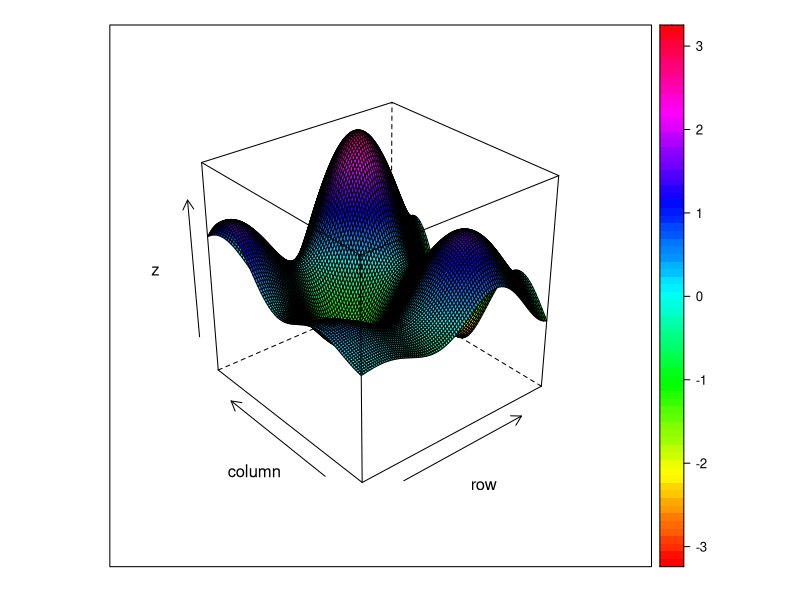
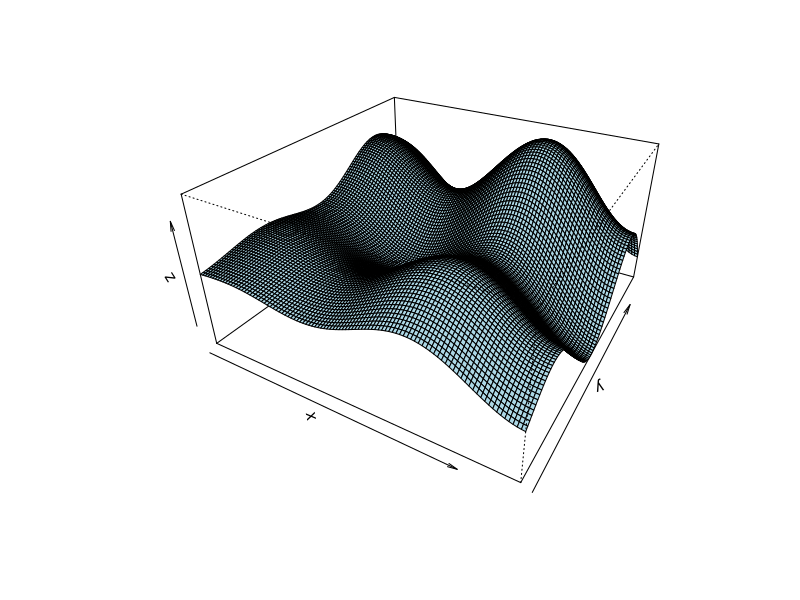
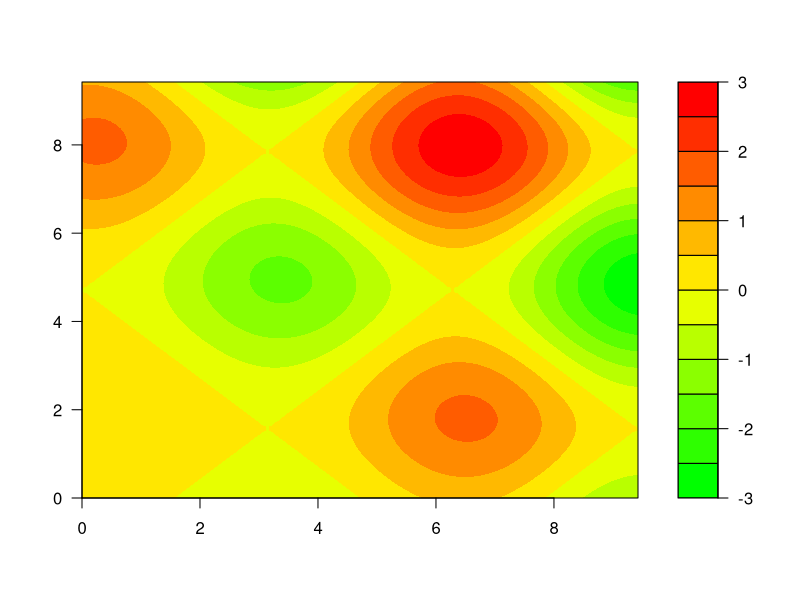
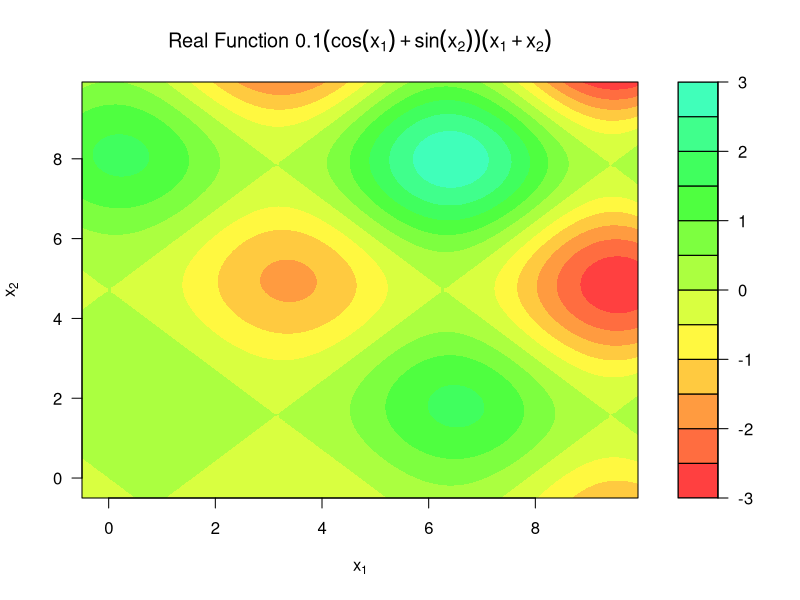

Write R code to recreate these figures, in order. (Note: this script raises an error after producing the figures.)
minmaxfun = function(x){
  return(0.1*(cos(x[1])+sin(x[2]))*(x[1]+x[2]))
}
minmaxfunforlooks = function(x,y){
  return(0.1*(cos(x)+sin(y))*(x+y))
}
x <- seq(0, 3*pi, length= 100)
y <- x
z <- outer(x, y, minmaxfunforlooks)
z[is.na(z)] <- 1

require(lattice)
wireframe(z, drape=T, col.regions=rainbow(100))
op <- par(bg = "white")
persp(x, y, z, theta = 30, phi = 30, expand = 0.5, col = "lightblue")

filled.contour(x,y,z,
               color.palette = colorRampPalette(c('green','yellow','red')))

sequemminmax.2 = expand.grid(x=seq(-0.5,(3*pi)+0.5,length.out=100),
                             y=seq(-0.5,(3*pi)+0.5,length.out=100))
sequemfminmax = mapply(minmaxfun,as.data.frame(t(sequemminmax.2)))
sequemfminmaxmat = matrix(sequemfminmax,100)
filled.contour(x = seq(-0.5,(3*pi)+0.5,length.out=100),
               y = seq(-0.5,(3*pi)+0.5,length.out=100), 
               z = sequemfminmaxmat,
               col = rainbow(25,alpha=0.75),
               plot.title = title(main = expression(paste("Real Function ", 0.1*(cos(x[1])+sin(x[2]))*(x[1]+x[2]))),
                                  xlab = expression(x[1]), 
                                  ylab = expression(x[2])))
#################################################################################

emumaxminfun = function(B0,sigmau,theta,points){
  a = points
  D = as.vector(mapply(minmaxfun,as.data.frame(t(a))))
  exf = B0
  varf = sigmau^2
  eD = rep(exf,length.out = length(D))
  b = as.matrix(dist(a,diag=TRUE))
  varD = (sigmau^2)*exp(-(b^2)/(theta^2))
  varDw = varD*(1-(10^(-6))) + (10^(-6))*diag(length(points[,1]))
  covfD = function(x){
    g = mapply(covfun2d,as.data.frame(t(a)),
               MoreArgs = list(x=x,su=varf,t=theta))
    return(as.vector(g)*(1-(10^(-6))))
  }
  covDf = function(x){
    i2 = mapply(covfun2d,as.data.frame(t(a)),
                MoreArgs = list(y=x,su=varf,t=theta))
    return(as.vector(i2)*(1-(10^(-6))))
  }
  ju = cbind(D,eD)
  sub = ju[,1]-ju[,2]
  svarD = solve(varDw)
  eDf = function(x){
    h = exf + covfD(x)%*%svarD%*%(sub)
    return(as.vector(h))
  }
  varDf = function(x){
    j = varf - covfD(x)%*%svarD%*%covDf(x)
    return(j)
  }
  sequem = expand.grid(x=seq(-0.5,(3*pi)+0.5,length.out=40),
                       y=seq(-0.5,(3*pi)+0.5,length.out=40))
  sequem2 = mapply(eDf,as.data.frame(t(sequem)))
  sequem3 = mapply(varDf,as.data.frame(t(sequem)))
  sequem2mat = matrix(sequem2,40)
  sequem3mat = matrix(sequem3,40)
  return(list(sequem,sequem2mat,sequem3mat,a,D))
}

minmaxrun1 = emumaxminfun(0,1.8,3,minmaxpoints)
filled.contour(x = seq(-0.5,(3*pi)+0.5,length.out=40),
               y = seq(-0.5,(3*pi)+0.5,length.out=40), 
               z = minmaxrun1[[2]],
               col = rainbow(30,alpha=0.75),
               plot.axes = {axis(1,seq(from=0,to=9,by=2))
                 axis(2,seq(from=0,to=9,by=2))
                 points(minmaxpoints,col="black",pch=19)},
               plot.title = title(main = expression(paste("Emulator Expectation for ",beta[0]==0,", ",sigma[u]==0.6,", ",theta==1.85)),
                                  xlab = expression(x[1]), ylab = expression(x[2])))
filled.contour(x = seq(-0.5,(3*pi)+0.5,length.out=40),
               y = seq(-0.5,(3*pi)+0.5,length.out=40), 
               z = sqrt(minmaxrun1[[3]]),
               col = rainbow(25,alpha=0.95),
               plot.axes = {axis(1,seq(from=0,to=9,by=2))
                 axis(2,seq(from=0,to=9,by=2))
                 points(minmaxpoints,col="black",pch=19)},
               plot.title = title(main = "Emulator Standard Deviation",
                                  xlab = expression(x[1]), ylab = expression(x[2])))
expectedimprovement2Dminmax = function(x,B0,sigmau,theta,points){
  a = points
  D = as.vector(mapply(minmaxfun,as.data.frame(t(a))))
  curmax = max(D)
  exf = B0
  varf = sigmau^2
  eD = rep(exf,length.out = length(D))
  b = as.matrix(dist(a,diag=TRUE))
  varD = (sigmau^2)*exp(-(b^2)/(theta^2))
  varDw = varD*(1-(10^(-6))) + (10^(-6))*diag(length(points[,1]))
  covfD = function(x){
    g = mapply(covfun2d,as.data.frame(t(a)),
               MoreArgs = list(x=x,su=varf,t=theta))
    return(as.vector(g)*(1-(10^(-6))))
  }
  covDf = function(x){
    i2 = mapply(covfun2d,as.data.frame(t(a)),
                MoreArgs = list(y=x,su=varf,t=theta))
    return(as.vector(i2)*(1-(10^(-6))))
  }
  ju = cbind(D,eD)
  sub = ju[,1]-ju[,2]
  svarD = solve(varDw)
  eDf = function(x){
    h = exf + covfD(x)%*%svarD%*%(sub)
    return(as.vector(h))
  }
  varDf = function(x){
    j = varf - covfD(x)%*%svarD%*%covDf(x)
    return(j)
  }
  mu = eDf(x)
  var = varDf(x)
  if(var==0){
    accfun=0
  }
  else{
    z = (mu-curmax)/sqrt(var)
    accfun = (mu-curmax)*pnorm(z) + sqrt(var)*dnorm(z)
  }
  return(as.vector(-accfun))
}

sequemminmax = expand.grid(x=seq(-0.5,(3*pi)+0.5,length.out=40),
                           y=seq(-0.5,(3*pi)+0.5,length.out=40))
sequemaccminmax = mapply(expectedimprovement2Dminmax,as.data.frame(t(sequemminmax)),MoreArgs = list(B0=0,sigmau=1.8,theta=3,points=minmaxpoints))
sequemaccmatminmax = matrix(sequemaccminmax,40)
filled.contour(x = seq(-0.5,(3*pi)+0.5,length.out=40),
               y = seq(-0.5,(3*pi)+0.5,length.out=40), 
               z = -sequemaccmatminmax,
               col = topo.colors(28,alpha=1.0),
               plot.title = title(main = expression(paste("Expected Improvement for Emulator with ",beta[0]==0,", ",sigma[u]==2.5,", ",theta==1.875)),
                                  xlab = expression(x[1]), ylab = expression(x[2])),
               plot.axes = {axis(1,seq(from=0,to=9,by=1))
                 axis(2,seq(from=0,to=9,by=1))
                 points(minmaxpoints,col="black",pch=19)})
startpointminmax = sequemminmax[which(sequemaccminmax==min(sequemaccminmax)),]
startpointminmax
possnewmaxminmax = optim(startpointminmax,expectedimprovement2Dminmax,B0=0,sigmau=1.85,theta=3,points=minmaxpoints,method="L-BFGS-B",lower=rep(-0.5,2),upper=rep((3*pi)+0.5,2))
possnewmaxminmax
filled.contour(x = seq(-0.5,(3*pi)+0.5,length.out=40),
               y = seq(-0.5,(3*pi)+0.5,length.out=40), 
               z = -sequemaccmatminmax,
               col = topo.colors(28,alpha=1.0),
               plot.title = title(main = expression(paste("Expected Improvement for Emulator with ",beta[0]==0,", ",sigma[u]==0.6,", ",theta==1.85)),
                                  xlab = expression(x[1]), ylab = expression(x[2])),
               plot.axes = {axis(1,seq(from=0,to=9,by=1))
                 axis(2,seq(from=0,to=9,by=1))
                 points(minmaxpoints,col="black",pch=19)
                 points(matrix(possnewmaxminmax$par,nrow=1,ncol=2),col="black",pch=4)})
newminmaxpoints = rbind(minmaxpoints,possnewmaxminmax$par)
newminmaxpoints
minmaxrun2 = emumaxminfun(0,1.8,3,newminmaxpoints)
filled.contour(x = seq(-0.5,(3*pi)+0.5,length.out=40),
               y = seq(-0.5,(3*pi)+0.5,length.out=40), 
               z = minmaxrun2[[2]],
               col = rainbow(30,alpha=0.75),
               plot.title = title(main = expression(paste("Emulator Expectation for ",beta[0]==0,", ",sigma[u]==0.6,", ",theta==1.85)),
                                  xlab = expression(x[1]), ylab = expression(x[2])))
filled.contour(x = seq(-0.5,(3*pi)+0.5,length.out=40),
               y = seq(-0.5,(3*pi)+0.5,length.out=40), 
               z = sqrt(minmaxrun2[[3]]),
               col = rainbow(25,alpha=0.95),
               plot.axes = {axis(1,seq(from=0,to=15,by=2))
                 axis(2,seq(from=0,to=15,by=2))
                 points(newminmaxpoints,col="black",pch=19)},
               plot.title = title(main = "Emulator Standard Deviation",
                                  xlab = expression(x[1]), ylab = expression(x[2])))
sequemaccminmax.2 = mapply(expectedimprovement2Dminmax,as.data.frame(t(sequemminmax)),MoreArgs = list(B0=0,sigmau=1.8,theta=3,points=newminmaxpoints))
sequemaccmatminmax.2 = matrix(sequemaccminmax.2,40)
filled.contour(x = seq(-0.5,(3*pi)+0.5,length.out=40),
               y = seq(-0.5,(3*pi)+0.5,length.out=40), 
               z = -sequemaccmatminmax.2,
               col = topo.colors(25,alpha=1.0),
               plot.title = title(main = expression(paste("Expected Improvement for Emulator with ",beta[0]==0,", ",sigma[u]==0.6,", ",theta==1.85)),
                                  xlab = expression(x[1]), ylab = expression(x[2])),
               plot.axes = {axis(1,seq(from=0,to=15,by=2))
                 axis(2,seq(from=0,to=15,by=2))
                 points(newminmaxpoints,col="black",pch=19)})
startpointminmax.2 = sequemminmax[which(sequemaccminmax.2==min(sequemaccminmax.2)),]
startpointminmax.2
possnewmaxminmax.2 = optim(startpointminmax.2,expectedimprovement2Dminmax,B0=0,sigmau=1.8,theta=3,points=newminmaxpoints,method="L-BFGS-B",lower=rep(-0.5,2),upper=rep((3*pi)+0.5,2))
possnewmaxminmax.2
filled.contour(x = seq(-0.5,(3*pi)+0.5,length.out=40),
               y = seq(-0.5,(3*pi)+0.5,length.out=40), 
               z = -sequemaccmatminmax.2,
               col = topo.colors(25,alpha=1.0),
               plot.title = title(main = expression(paste("Expected Improvement for Emulator with ",beta[0]==0,", ",sigma[u]==0.6,", ",theta==1.85)),
                                  xlab = expression(x[1]), ylab = expression(x[2])),
               plot.axes = {axis(1,seq(from=0,to=15,by=2))
                 axis(2,seq(from=0,to=15,by=2))
                 points(newminmaxpoints,col="black",pch=19)
                 points(matrix(possnewmaxminmax.2$par,nrow=1,ncol=2),col="black",pch=4)})
newminmaxpoints.2 = rbind(newminmaxpoints,possnewmaxminmax.2$par)
newminmaxpoints.2
minmaxrun3 = emumaxminfun(0,1.8,3,newminmaxpoints.2)
filled.contour(x = seq(-0.5,(3*pi)+0.5,length.out=40),
               y = seq(-0.5,(3*pi)+0.5,length.out=40), 
               z = minmaxrun3[[2]],
               col = rainbow(30,alpha=0.75),
               plot.title = title(main = expression(paste("Emulator Expectation for ",beta[0]==0,", ",sigma[u]==0.6,", ",theta==1.85)),
                                  xlab = expression(x[1]), ylab = expression(x[2])))
filled.contour(x = seq(-0.5,(3*pi)+0.5,length.out=40),
               y = seq(-0.5,(3*pi)+0.5,length.out=40), 
               z = sqrt(minmaxrun3[[3]]),
               col = rainbow(25,alpha=0.95),
               plot.axes = {axis(1,seq(from=0,to=15,by=2))
                 axis(2,seq(from=0,to=15,by=2))
                 points(newminmaxpoints.2,col="black",pch=19)},
               plot.title = title(main = "Emulator Standard Deviation",
                                  xlab = expression(x[1]), ylab = expression(x[2])))
sequemaccminmax.3 = mapply(expectedimprovement2Dminmax,as.data.frame(t(sequemminmax)),MoreArgs = list(B0=0,sigmau=1.8,theta=3,points=newminmaxpoints.2))
sequemaccmatminmax.3 = matrix(sequemaccminmax.3,40)
filled.contour(x = seq(-0.5,(3*pi)+0.5,length.out=40),
               y = seq(-0.5,(3*pi)+0.5,length.out=40), 
               z = -sequemaccmatminmax.3,
               col = topo.colors(27,alpha=1.0),
               plot.title = title(main = expression(paste("Expected Improvement for Emulator with ",beta[0]==0,", ",sigma[u]==0.6,", ",theta==1.85)),
                                  xlab = expression(x[1]), ylab = expression(x[2])),
               plot.axes = {axis(1,seq(from=0,to=15,by=2))
                 axis(2,seq(from=0,to=15,by=2))
                 points(newminmaxpoints.2,col="black",pch=19)})
startpointminmax.3 = sequemminmax[which(sequemaccminmax.3==min(sequemaccminmax.3)),]
startpointminmax.3
possnewmaxminmax.3 = optim(startpointminmax.3,expectedimprovement2Dminmax,B0=0,sigmau=1.8,theta=3,points=newminmaxpoints.2,method="L-BFGS-B",lower=rep(-0.5,2),upper=rep((3*pi)+0.5,2))
possnewmaxminmax.3
filled.contour(x = seq(-0.5,(3*pi)+0.5,length.out=40),
               y = seq(-0.5,(3*pi)+0.5,length.out=40), 
               z = -sequemaccmatminmax.3,
               col = topo.colors(27,alpha=1.0),
               plot.title = title(main = expression(paste("Expected Improvement for Emulator with ",beta[0]==0,", ",sigma[u]==2.5,", ",theta==1.875)),
                                  xlab = expression(x[1]), ylab = expression(x[2])),
               plot.axes = {axis(1,seq(from=0,to=15,by=2))
                 axis(2,seq(from=0,to=15,by=2))
                 points(newminmaxpoints.2,col="black",pch=19)
                 points(matrix(possnewmaxminmax.3$par,nrow=1,ncol=2),col="black",pch=4)})
newminmaxpoints.3 = rbind(newminmaxpoints.2,possnewmaxminmax.3$par)
newminmaxpoints.3
minmaxrun4 = emumaxminfun(0,1.8,3,newminmaxpoints.3)
filled.contour(x = seq(-0.5,(3*pi)+0.5,length.out=40),
               y = seq(-0.5,(3*pi)+0.5,length.out=40), 
               z = minmaxrun4[[2]],
               col = rainbow(30,alpha=0.75),
               plot.title = title(main = expression(paste("Emulator Expectation for ",beta[0]==0,", ",sigma[u]==0.6,", ",theta==1.85)),
                                  xlab = expression(x[1]), ylab = expression(x[2])))
filled.contour(x = seq(-0.5,(3*pi)+0.5,length.out=40),
               y = seq(-0.5,(3*pi)+0.5,length.out=40), 
               z = sqrt(minmaxrun4[[3]]),
               col = rainbow(25,alpha=0.95),
               plot.axes = {axis(1,seq(from=0,to=15,by=2))
                 axis(2,seq(from=0,to=15,by=2))
                 points(newminmaxpoints.3,col="black",pch=19)},
               plot.title = title(main = "Emulator Standard Deviation",
                                  xlab = expression(x[1]), ylab = expression(x[2])))
sequemaccminmax.4 = mapply(expectedimprovement2Dminmax,as.data.frame(t(sequemminmax)),MoreArgs = list(B0=0,sigmau=1.8,theta=3,points=newminmaxpoints.3))
sequemaccmatminmax.4 = matrix(sequemaccminmax.4,40)
filled.contour(x = seq(-0.5,(3*pi)+0.5,length.out=40),
               y = seq(-0.5,(3*pi)+0.5,length.out=40), 
               z = -sequemaccmatminmax.4,
               col = topo.colors(27,alpha=1.0),
               plot.title = title(main = expression(paste("Expected Improvement for Emulator with ",beta[0]==0,", ",sigma[u]==0.6,", ",theta==1.85)),
                                  xlab = expression(x[1]), ylab = expression(x[2])),
               plot.axes = {axis(1,seq(from=0,to=15,by=2))
                 axis(2,seq(from=0,to=15,by=2))
                 points(newminmaxpoints.3,col="black",pch=19)})
##################################################################################

expectedimprovement2DMC4 = function(x,B0,sigmau,theta,points){
  a = points
  D = as.vector(mapply(minmaxfun,as.data.frame(t(a))))
  curmax = max(D)
  exf = B0
  varf = sigmau^2
  eD = rep(exf,length.out = length(D))
  b = as.matrix(dist(a,diag=TRUE))
  varD = (sigmau^2)*exp(-(b^2)/(theta^2))
  varDw = varD*(1-(10^(-6))) + (10^(-6))*diag(length(points[,1]))
  covfD = function(x){
    g = mapply(covfun2d,as.data.frame(t(a)),
               MoreArgs = list(x=x,su=varf,t=theta))
    return(as.vector(g)*(1-(10^(-6))))
  }
  covDf = function(x){
    i2 = mapply(covfun2d,as.data.frame(t(a)),
                MoreArgs = list(y=x,su=varf,t=theta))
    return(as.vector(i2)*(1-(10^(-6))))
  }
  ju = cbind(D,eD)
  sub = ju[,1]-ju[,2]
  svarD = solve(varDw)
  eDf = function(x){
    h = exf + covfD(x)%*%svarD%*%(sub)
    return(as.vector(h))
  }
  varDf = function(x){
    j = varf - covfD(x)%*%svarD%*%covDf(x)
    return(j)
  }
  mu = eDf(x)
  var = varDf(x)
  I = function(e){
    return((max(0,as.vector(mu)+(sqrt(as.vector(var))*e)-curmax))^4)
  }
  return(-sum(sapply(standnorm,I))/10000)
}

filled.contour(x = seq(-0.5,(3*pi)+0.5,length.out=40),
               y = seq(-0.5,(3*pi)+0.5,length.out=40), 
               z = minmaxrun1[[2]],
               col = rainbow(30,alpha=0.75),
               plot.axes = {axis(1,seq(from=0,to=10,by=2))
                 axis(2,seq(from=0,to=10,by=2))
                 points(minmaxpoints,col="black",pch=19)},
               plot.title = title(main = expression(paste("Emulator Expectation for ",beta[0]==0,", ",sigma[u]==0.6,", ",theta==1.85)),
                                  xlab = expression(x[1]), ylab = expression(x[2])))
filled.contour(x = seq(-0.5,(3*pi)+0.5,length.out=40),
               y = seq(-0.5,(3*pi)+0.5,length.out=40), 
               z = sqrt(minmaxrun1[[3]]),
               col = rainbow(25,alpha=0.95),
               plot.axes = {axis(1,seq(from=0,to=9,by=2))
                 axis(2,seq(from=0,to=9,by=2))
                 points(minmaxpoints,col="black",pch=19)},
               plot.title = title(main = "Emulator Standard Deviation",
                                  xlab = expression(x[1]), ylab = expression(x[2])))
sequemaccminmaxfourth = mapply(expectedimprovement2DMC4,as.data.frame(t(sequemminmax)),MoreArgs = list(B0=0,sigmau=1.8,theta=3,points=minmaxpoints))
sequemaccmatminmaxfourth = matrix(sequemaccminmaxfourth,40)
filled.contour(x = seq(-0.5,(3*pi)+0.5,length.out=40),
               y = seq(-0.5,(3*pi)+0.5,length.out=40), 
               z = -sequemaccmatminmaxfourth,
               col = topo.colors(30,alpha=1.0),
               plot.title = title(main = expression(paste("Expected Improvement for Emulator with ",beta[0]==0,", ",sigma[u]==2.5,", ",theta==1.875)),
                                  xlab = expression(x[1]), ylab = expression(x[2])),
               plot.axes = {axis(1,seq(from=0,to=9,by=1))
                 axis(2,seq(from=0,to=9,by=1))
                 points(minmaxpoints,col="black",pch=19)})
startpointminmaxfourth = sequemminmax[which(sequemaccminmaxfourth==min(sequemaccminmaxfourth)),]
startpointminmaxfourth

possnewmaxminmaxfourth = optim(startpointminmaxfourth,expectedimprovement2DMC4,B0=0,sigmau=1.8,theta=3,points=minmaxpoints,method="L-BFGS-B",lower=rep(-0.5,2),upper=rep((3*pi)+0.5,2))
possnewmaxminmaxfourth
filled.contour(x = seq(-0.5,(3*pi)+0.5,length.out=40),
               y = seq(-0.5,(3*pi)+0.5,length.out=40), 
               z = -sequemaccmatminmaxfourth,
               col = topo.colors(30,alpha=1.0),
               plot.title = title(main = expression(paste("Expected Improvement for Emulator with ",beta[0]==0,", ",sigma[u]==0.6,", ",theta==1.85)),
                                  xlab = expression(x[1]), ylab = expression(x[2])),
               plot.axes = {axis(1,seq(from=0,to=9,by=1))
                 axis(2,seq(from=0,to=9,by=1))
                 points(minmaxpoints,col="black",pch=19)
                 points(matrix(possnewmaxminmaxfourth$par,nrow=1,ncol=2),col="black",pch=4)})
newminmaxpointsfourth = rbind(minmaxpoints,possnewmaxminmaxfourth$par)
newminmaxpointsfourth
minmaxrun2fourth = emumaxminfun(0,0.6,1.85,newminmaxpointsfourth)
filled.contour(x = seq(-0.5,(3*pi)+0.5,length.out=40),
               y = seq(-0.5,(3*pi)+0.5,length.out=40), 
               z = minmaxrun2fourth[[2]],
               col = rainbow(30,alpha=0.75),
               plot.axes = {axis(1,seq(from=0,to=15,by=2))
                 axis(2,seq(from=0,to=15,by=2))
                 points(newminmaxpointsfourth,col="black",pch=19)},
               plot.title = title(main = expression(paste("Emulator Expectation for ",beta[0]==0,", ",sigma[u]==0.6,", ",theta==1.85)),
                                  xlab = expression(x[1]), ylab = expression(x[2])))
filled.contour(x = seq(-0.5,(3*pi)+0.5,length.out=40),
               y = seq(-0.5,(3*pi)+0.5,length.out=40), 
               z = sqrt(minmaxrun2fourth[[3]]),
               col = rainbow(25,alpha=0.95),
               plot.axes = {axis(1,seq(from=0,to=15,by=2))
                 axis(2,seq(from=0,to=15,by=2))
                 points(newminmaxpointsfourth,col="black",pch=19)},
               plot.title = title(main = "Emulator Standard Deviation",
                                  xlab = expression(x[1]), ylab = expression(x[2])))
sequemaccminmaxfourth.2 = mapply(expectedimprovement2DMC4,as.data.frame(t(sequemminmax)),MoreArgs = list(B0=0,sigmau=0.6,theta=1.85,points=newminmaxpointsfourth))
sequemaccmatminmaxfourth.2 = matrix(sequemaccminmaxfourth.2,40)
filled.contour(x = seq(-0.5,(3*pi)+0.5,length.out=40),
               y = seq(-0.5,(3*pi)+0.5,length.out=40), 
               z = -sequemaccmatminmaxfourth.2,
               col = topo.colors(28,alpha=1.0),
               plot.title = title(main = expression(paste("Expected Improvement for Emulator with ",beta[0]==0,", ",sigma[u]==0.6,", ",theta==1.85)),
                                  xlab = expression(x[1]), ylab = expression(x[2])),
               plot.axes = {axis(1,seq(from=0,to=9,by=2))
                 axis(2,seq(from=0,to=9,by=2))
                 points(newminmaxpointsfourth,col="black",pch=19)})
startpointminmaxfourth.2 = newminmaxpointsfourth[which(minmaxrun2fourth[[5]]==max(minmaxrun2fourth[[5]])),]
startpointminmaxfourth.2
possnewmaxminmaxfourth.2 = optim(startpointminmaxfourth.2,optimforsmallexpimp,B0=0,sigmau=0.6,theta=1.85,points=newminmaxpointsfourth,method="L-BFGS-B",lower=rep(-0.5,2),upper=rep((3*pi)+0.5,2))
possnewmaxminmaxfourth.2
filled.contour(x = seq(-0.5,(3*pi)+0.5,length.out=40),
               y = seq(-0.5,(3*pi)+0.5,length.out=40), 
               z = -sequemaccmatminmaxfourth.2,
               col = topo.colors(28,alpha=1.0),
               plot.title = title(main = expression(paste("Expected Improvement for Emulator with ",beta[0]==0,", ",sigma[u]==0.6,", ",theta==1.85)),
                                  xlab = expression(x[1]), ylab = expression(x[2])),
               plot.axes = {axis(1,seq(from=0,to=9,by=2))
                 axis(2,seq(from=0,to=9,by=2))
                 points(newminmaxpointsfourth,col="black",pch=19)
                 points(matrix(possnewmaxminmaxfourth.2$par,nrow=1,ncol=2),col="black",pch=4)})
newminmaxpointsfourth.2 = rbind(newminmaxpointsfourth,possnewmaxminmaxfourth.2$par)
newminmaxpointsfourth.2
minmaxrun3fourth = emumaxminfun(0,0.6,1.85,newminmaxpointsfourth.2)
filled.contour(x = seq(-0.5,(3*pi)+0.5,length.out=40),
               y = seq(-0.5,(3*pi)+0.5,length.out=40), 
               z = minmaxrun3fourth[[2]],
               col = rainbow(30,alpha=0.75),
               plot.title = title(main = expression(paste("Emulator Expectation for ",beta[0]==0,", ",sigma[u]==0.6,", ",theta==1.85)),
                                  xlab = expression(x[1]), ylab = expression(x[2])))
filled.contour(x = seq(-0.5,(3*pi)+0.5,length.out=40),
               y = seq(-0.5,(3*pi)+0.5,length.out=40), 
               z = sqrt(minmaxrun3fourth[[3]]),
               col = rainbow(25,alpha=0.95),
               plot.axes = {axis(1,seq(from=0,to=15,by=2))
                 axis(2,seq(from=0,to=15,by=2))
                 points(newminmaxpointsfourth.2,col="black",pch=19)},
               plot.title = title(main = "Emulator Standard Deviation",
                                  xlab = expression(x[1]), ylab = expression(x[2])))
sequemaccminmaxfourth.3 = mapply(expectedimprovement2DMC4,as.data.frame(t(sequemminmax)),MoreArgs = list(B0=0,sigmau=0.6,theta=1.85,points=newminmaxpointsfourth.2))
sequemaccmatminmaxfourth.3 = matrix(sequemaccminmaxfourth.3,40)
filled.contour(x = seq(-0.5,(3*pi)+0.5,length.out=40),
               y = seq(-0.5,(3*pi)+0.5,length.out=40), 
               z = -sequemaccmatminmaxfourth.3,
               col = topo.colors(28,alpha=1.0),
               plot.title = title(main = expression(paste("Expected Improvement for Emulator with ",beta[0]==0,", ",sigma[u]==0.6,", ",theta==1.85)),
                                  xlab = expression(x[1]), ylab = expression(x[2])),
               plot.axes = {axis(1,seq(from=0,to=15,by=2))
                 axis(2,seq(from=0,to=15,by=2))
                 points(newminmaxpointsfourth.2,col="black",pch=19)})
startpointminmaxfourth.3 = newminmaxpointsfourth.2[which(minmaxrun3fourth[[5]]==max(minmaxrun3fourth[[5]])),]
startpointminmaxfourth.3
optimforsmallexpimp.4 = function(x,B0,sigmau,theta,points){
  return(1000000000*expectedimprovement2DMC4(x,B0,sigmau,theta,points))
}
possnewmaxminmaxfourth.3 = optim(startpointminmaxfourth.3,optimforsmallexpimp,B0=0,sigmau=0.6,theta=1.85,points=newminmaxpointsfourth.2,method="L-BFGS-B",lower=rep(-0.5,2),upper=rep((3*pi)+0.5,2))
possnewmaxminmaxfourth.3
filled.contour(x = seq(-0.5,(3*pi)+0.5,length.out=40),
               y = seq(-0.5,(3*pi)+0.5,length.out=40), 
               z = -sequemaccmatminmaxfourth.3,
               col = topo.colors(28,alpha=1.0),
               plot.title = title(main = expression(paste("Expected Improvement for Emulator with ",beta[0]==0,", ",sigma[u]==0.6,", ",theta==1.85)),
                                  xlab = expression(x[1]), ylab = expression(x[2])),
               plot.axes = {axis(1,seq(from=0,to=9,by=2))
                 axis(2,seq(from=0,to=9,by=2))
                 points(newminmaxpointsfourth.2,col="black",pch=19)
                 points(matrix(possnewmaxminmaxfourth.3$par,nrow=1,ncol=2),col="black",pch=4)})
newminmaxpointsfourth.3 = rbind(newminmaxpointsfourth.2,possnewmaxminmaxfourth.3$par)
newminmaxpointsfourth.3
minmaxrun4fourth = emumaxminfun(0,0.6,1.85,newminmaxpointsfourth.3)
filled.contour(x = seq(-0.5,(3*pi)+0.5,length.out=40),
               y = seq(-0.5,(3*pi)+0.5,length.out=40), 
               z = minmaxrun4fourth[[2]],
               col = rainbow(30,alpha=0.75),
               plot.title = title(main = expression(paste("Emulator Expectation for ",beta[0]==0,", ",sigma[u]==0.6,", ",theta==1.85)),
                                  xlab = expression(x[1]), ylab = expression(x[2])))
filled.contour(x = seq(-0.5,(3*pi)+0.5,length.out=40),
               y = seq(-0.5,(3*pi)+0.5,length.out=40), 
               z = sqrt(minmaxrun4fourth[[3]]),
               col = rainbow(25,alpha=0.95),
               plot.axes = {axis(1,seq(from=0,to=15,by=2))
                 axis(2,seq(from=0,to=15,by=2))
                 points(newminmaxpointsfourth.3,col="black",pch=19)},
               plot.title = title(main = "Emulator Standard Deviation",
                                  xlab = expression(x[1]), ylab = expression(x[2])))
sequemaccminmaxfourth.4 = mapply(expectedimprovement2DMC4,as.data.frame(t(sequemminmax)),MoreArgs = list(B0=0,sigmau=0.6,theta=1.85,points=newminmaxpointsfourth.3))
sequemaccmatminmaxfourth.4 = matrix(sequemaccminmaxfourth.4,40)
filled.contour(x = seq(-0.5,(3*pi)+0.5,length.out=40),
               y = seq(-0.5,(3*pi)+0.5,length.out=40), 
               z = -sequemaccmatminmaxfourth.4,
               col = topo.colors(28,alpha=1.0),
               plot.title = title(main = expression(paste("Expected Improvement for Emulator with ",beta[0]==0,", ",sigma[u]==0.6,", ",theta==1.85)),
                                  xlab = expression(x[1]), ylab = expression(x[2])),
               plot.axes = {axis(1,seq(from=0,to=15,by=2))
                 axis(2,seq(from=0,to=15,by=2))
                 points(newminmaxpointsfourth.3,col="black",pch=19)})

##############################################################################################################

#minmax3points = as.matrix(3*pi*maximinLHS(3,2,optimize.on = "grid"))
minmax3points
minmax3run1 = emumaxminfun(0,0.6,1.85,minmax3points)
filled.contour(x = seq(-0.5,(3*pi)+0.5,length.out=40),
               y = seq(-0.5,(3*pi)+0.5,length.out=40), 
               z = minmax3run1[[2]],
               col = rainbow(30,alpha=0.75),
               plot.title = title(main = expression(paste("Emulator Expectation for ",beta[0]==0,", ",sigma[u]==0.6,", ",theta==1.85)),
                                  xlab = expression(x[1]), ylab = expression(x[2])))
filled.contour(x = seq(-0.5,(3*pi)+0.5,length.out=40),
               y = seq(-0.5,(3*pi)+0.5,length.out=40), 
               z = sqrt(minmax3run1[[3]]),
               col = rainbow(30,alpha=0.95),
               plot.axes = {axis(1,seq(from=0,to=9,by=2))
                 axis(2,seq(from=0,to=9,by=2))
                 points(minmax3points,col="black",pch=19)},
               plot.title = title(main = "Emulator Standard Deviation",
                                  xlab = expression(x[1]), ylab = expression(x[2])))

sequem3accminmax = mapply(expectedimprovement2Dminmax,as.data.frame(t(sequemminmax)),MoreArgs = list(B0=0,sigmau=0.6,theta=1.85,points=minmax3points))
sequem3accmatminmax = matrix(sequem3accminmax,40)
filled.contour(x = seq(-0.5,(3*pi)+0.5,length.out=40),
               y = seq(-0.5,(3*pi)+0.5,length.out=40), 
               z = -sequem3accmatminmax,
               col = topo.colors(27,alpha=1.0),
               plot.title = title(main = expression(paste("Expected Improvement for Emulator with ",beta[0]==0,", ",sigma[u]==2.5,", ",theta==1.875)),
                                  xlab = expression(x[1]), ylab = expression(x[2])),
               plot.axes = {axis(1,seq(from=0,to=9,by=1))
                 axis(2,seq(from=0,to=9,by=1))
                 points(minmax3points,col="black",pch=19)})
startpoint3minmax = minmax3points[which(minmax3run1[[5]]==max(minmax3run1[[5]])),]
startpoint3minmax
oldoptimforsmallexpimp = function(x,B0,sigmau,theta,points){
  return(1000000*expectedimprovement2Dminmax(x,B0,sigmau,theta,points))
}
oldoptimforsmallexpimp.2 = function(x,B0,sigmau,theta,points){
  return(10*expectedimprovement2Dminmax(x,B0,sigmau,theta,points))
}
possnewmax3minmax = optim(startpoint3minmax,oldoptimforsmallexpimp.2,B0=0,sigmau=0.6,theta=1.85,points=minmax3points,method="L-BFGS-B",lower=rep(-0.5,2),upper=rep((3*pi)+0.5,2))
possnewmax3minmax
filled.contour(x = seq(-0.5,(3*pi)+0.5,length.out=40),
               y = seq(-0.5,(3*pi)+0.5,length.out=40), 
               z = -sequem3accmatminmax,
               col = topo.colors(27,alpha=1.0),
               plot.title = title(main = expression(paste("Expected Improvement for Emulator with ",beta[0]==0,", ",sigma[u]==0.6,", ",theta==1.85)),
                                  xlab = expression(x[1]), ylab = expression(x[2])),
               plot.axes = {axis(1,seq(from=0,to=9,by=1))
                 axis(2,seq(from=0,to=9,by=1))
                 points(minmax3points,col="black",pch=19)
                 points(matrix(possnewmax3minmax$par,nrow=1,ncol=2),col="black",pch=4)})
newminmax3points = rbind(minmax3points,possnewmax3minmax$par)
newminmax3points
minmax3run2 = emumaxminfun(0,0.6,1.85,newminmax3points)
filled.contour(x = seq(-0.5,(3*pi)+0.5,length.out=40),
               y = seq(-0.5,(3*pi)+0.5,length.out=40), 
               z = minmax3run2[[2]],
               col = rainbow(30,alpha=0.75),
               plot.title = title(main = expression(paste("Emulator Expectation for ",beta[0]==0,", ",sigma[u]==0.6,", ",theta==1.85)),
                                  xlab = expression(x[1]), ylab = expression(x[2])))
filled.contour(x = seq(-0.5,(3*pi)+0.5,length.out=40),
               y = seq(-0.5,(3*pi)+0.5,length.out=40), 
               z = sqrt(minmax3run2[[3]]),
               col = rainbow(30,alpha=0.95),
               plot.axes = {axis(1,seq(from=0,to=15,by=2))
                 axis(2,seq(from=0,to=15,by=2))
                 points(newminmax3points,col="black",pch=19)},
               plot.title = title(main = "Emulator Standard Deviation",
                                  xlab = expression(x[1]), ylab = expression(x[2])))
sequem3accminmax.2 = mapply(expectedimprovement2Dminmax,as.data.frame(t(sequemminmax)),MoreArgs = list(B0=0,sigmau=0.6,theta=1.85,points=newminmax3points))
sequem3accmatminmax.2 = matrix(sequem3accminmax.2,40)
filled.contour(x = seq(-0.5,(3*pi)+0.5,length.out=40),
               y = seq(-0.5,(3*pi)+0.5,length.out=40), 
               z = -sequem3accmatminmax.2,
               col = topo.colors(27,alpha=1.0),
               plot.title = title(main = expression(paste("Expected Improvement for Emulator with ",beta[0]==0,", ",sigma[u]==0.6,", ",theta==1.85)),
                                  xlab = expression(x[1]), ylab = expression(x[2])),
               plot.axes = {axis(1,seq(from=0,to=15,by=2))
                 axis(2,seq(from=0,to=15,by=2))
                 points(newminmax3points,col="black",pch=19)})
startpoint3minmax.2 = newminmax3points[which(minmax3run2[[5]]==max(minmax3run2[[5]])),]
startpoint3minmax.2
possnewmax3minmax.2 = optim(startpoint3minmax.2,expectedimprovement2Dminmax,B0=0,sigmau=0.6,theta=1.85,points=newminmax3points,method="L-BFGS-B",lower=rep(-0.5,2),upper=rep((3*pi)+0.5,2))
possnewmax3minmax.2
filled.contour(x = seq(-0.5,(3*pi)+0.5,length.out=40),
               y = seq(-0.5,(3*pi)+0.5,length.out=40), 
               z = -sequem3accmatminmax.2,
               col = topo.colors(27,alpha=1.0),
               plot.title = title(main = expression(paste("Expected Improvement for Emulator with ",beta[0]==0,", ",sigma[u]==0.6,", ",theta==1.85)),
                                  xlab = expression(x[1]), ylab = expression(x[2])),
               plot.axes = {axis(1,seq(from=0,to=15,by=2))
                 axis(2,seq(from=0,to=15,by=2))
                 points(newminmax3points,col="black",pch=19)
                 points(matrix(possnewmax3minmax.2$par,nrow=1,ncol=2),col="black",pch=4)})
newminmax3points.2 = rbind(newminmax3points,possnewmax3minmax.2$par)
newminmax3points.2
minmax3run3 = emumaxminfun(0,0.6,1.85,newminmax3points.2)
filled.contour(x = seq(-0.5,(3*pi)+0.5,length.out=40),
               y = seq(-0.5,(3*pi)+0.5,length.out=40), 
               z = minmax3run3[[2]],
               col = rainbow(30,alpha=0.75),
               plot.title = title(main = expression(paste("Emulator Expectation for ",beta[0]==0,", ",sigma[u]==0.6,", ",theta==1.85)),
                                  xlab = expression(x[1]), ylab = expression(x[2])))
filled.contour(x = seq(-0.5,(3*pi)+0.5,length.out=40),
               y = seq(-0.5,(3*pi)+0.5,length.out=40), 
               z = sqrt(minmax3run3[[3]]),
               col = rainbow(25,alpha=0.95),
               plot.axes = {axis(1,seq(from=0,to=15,by=2))
                 axis(2,seq(from=0,to=15,by=2))
                 points(newminmax3points.2,col="black",pch=19)},
               plot.title = title(main = "Emulator Standard Deviation",
                                  xlab = expression(x[1]), ylab = expression(x[2])))
sequem3accminmax.3 = mapply(expectedimprovement2Dminmax,as.data.frame(t(sequemminmax)),MoreArgs = list(B0=0,sigmau=0.6,theta=1.85,points=newminmax3points.2))
sequem3accmatminmax.3 = matrix(sequem3accminmax.3,40)
filled.contour(x = seq(-0.5,(3*pi)+0.5,length.out=40),
               y = seq(-0.5,(3*pi)+0.5,length.out=40), 
               z = -sequem3accmatminmax.3,
               col = topo.colors(25,alpha=1.0),
               plot.title = title(main = expression(paste("Expected Improvement for Emulator with ",beta[0]==0,", ",sigma[u]==0.6,", ",theta==1.85)),
                                  xlab = expression(x[1]), ylab = expression(x[2])),
               plot.axes = {axis(1,seq(from=0,to=15,by=2))
                 axis(2,seq(from=0,to=15,by=2))
                 points(newminmax3points.2,col="black",pch=19)})
startpoint3minmax.3 = newminmax3points.2[which(minmax3run3[[5]]==max(minmax3run3[[5]])),]
startpoint3minmax.3
possnewmax3minmax.3 = optim(startpoint3minmax.3,expectedimprovement2Dminmax,B0=0,sigmau=0.6,theta=1.85,points=newminmax3points.2,method="L-BFGS-B",lower=rep(-0.5,2),upper=rep((3*pi)+0.5,2))
possnewmax3minmax.3
filled.contour(x = seq(-0.5,(3*pi)+0.5,length.out=40),
               y = seq(-0.5,(3*pi)+0.5,length.out=40), 
               z = -sequem3accmatminmax.3,
               col = topo.colors(25,alpha=1.0),
               plot.title = title(main = expression(paste("Expected Improvement for Emulator with ",beta[0]==0,", ",sigma[u]==2.5,", ",theta==1.875)),
                                  xlab = expression(x[1]), ylab = expression(x[2])),
               plot.axes = {axis(1,seq(from=0,to=15,by=2))
                 axis(2,seq(from=0,to=15,by=2))
                 points(newminmax3points.2,col="black",pch=19)
                 points(matrix(possnewmax3minmax.3$par,nrow=1,ncol=2),col="black",pch=4)})
newminmax3points.3 = rbind(newminmax3points.2,possnewmax3minmax.3$par)
newminmax3points.3
minmax3run4 = emumaxminfun(0,0.6,1.85,newminmax3points.3)
filled.contour(x = seq(-0.5,(3*pi)+0.5,length.out=40),
               y = seq(-0.5,(3*pi)+0.5,length.out=40), 
               z = minmax3run4[[2]],
               col = rainbow(30,alpha=0.75),
               plot.title = title(main = expression(paste("Emulator Expectation for ",beta[0]==0,", ",sigma[u]==0.6,", ",theta==1.85)),
                                  xlab = expression(x[1]), ylab = expression(x[2])))
filled.contour(x = seq(-0.5,(3*pi)+0.5,length.out=40),
               y = seq(-0.5,(3*pi)+0.5,length.out=40), 
               z = sqrt(minmax3run4[[3]]),
               col = rainbow(25,alpha=0.95),
               plot.axes = {axis(1,seq(from=0,to=15,by=2))
                 axis(2,seq(from=0,to=15,by=2))
                 points(newminmax3points.3,col="black",pch=19)},
               plot.title = title(main = "Emulator Standard Deviation",
                                  xlab = expression(x[1]), ylab = expression(x[2])))
sequem3accminmax.4 = mapply(expectedimprovement2Dminmax,as.data.frame(t(sequemminmax)),MoreArgs = list(B0=0,sigmau=0.6,theta=1.85,points=newminmax3points.3))
sequem3accmatminmax.4 = matrix(sequem3accminmax.4,40)
filled.contour(x = seq(-0.5,(3*pi)+0.5,length.out=40),
               y = seq(-0.5,(3*pi)+0.5,length.out=40), 
               z = -sequem3accmatminmax.4,
               col = topo.colors(27,alpha=1.0),
               plot.title = title(main = expression(paste("Expected Improvement for Emulator with ",beta[0]==0,", ",sigma[u]==0.6,", ",theta==1.85)),
                                  xlab = expression(x[1]), ylab = expression(x[2])),
               plot.axes = {axis(1,seq(from=0,to=15,by=2))
                 axis(2,seq(from=0,to=15,by=2))
                 points(newminmax3points.3,col="black",pch=19)})

###############################################################################################

filled.contour(x = seq(-0.5,(3*pi)+0.5,length.out=40),
               y = seq(-0.5,(3*pi)+0.5,length.out=40), 
               z = minmax3run1[[2]],
               col = rainbow(25,alpha=0.95),
               plot.axes = {axis(1,seq(from=0,to=9,by=2))
                 axis(2,seq(from=0,to=9,by=2))
                 points(minmax3points,col="black",pch=19)},
               plot.title = title(main = expression(paste("Emulator Expectation for ",beta[0]==0,", ",sigma[u]==0.6,", ",theta==1.85)),
                                  xlab = expression(x[1]), ylab = expression(x[2])))
filled.contour(x = seq(-0.5,(3*pi)+0.5,length.out=40),
               y = seq(-0.5,(3*pi)+0.5,length.out=40), 
               z = sqrt(minmax3run1[[3]]),
               col = rainbow(25,alpha=0.95),
               plot.axes = {axis(1,seq(from=0,to=9,by=2))
                 axis(2,seq(from=0,to=9,by=2))
                 points(minmax3points,col="black",pch=19)},
               plot.title = title(main = "Emulator Standard Deviation",
                                  xlab = expression(x[1]), ylab = expression(x[2])))
sequem3accminmaxfourth = mapply(expectedimprovement2DMC4,as.data.frame(t(sequemminmax)),MoreArgs = list(B0=0,sigmau=0.6,theta=1.85,points=minmax3points))
sequem3accmatminmaxfourth = matrix(sequem3accminmaxfourth,40)
filled.contour(x = seq(-0.5,(3*pi)+0.5,length.out=40),
               y = seq(-0.5,(3*pi)+0.5,length.out=40), 
               z = -sequem3accmatminmaxfourth,
               col = topo.colors(25,alpha=1.0),
               plot.title = title(main = expression(paste("Expected Improvement for Emulator with ",beta[0]==0,", ",sigma[u]==2.5,", ",theta==1.875)),
                                  xlab = expression(x[1]), ylab = expression(x[2])),
               plot.axes = {axis(1,seq(from=0,to=9,by=1))
                 axis(2,seq(from=0,to=9,by=1))
                 points(minmax3points,col="black",pch=19)})
startpoint3minmaxfourth = minmax3points[which(minmax3run1[[5]]==max(minmax3run1[[5]])),]
startpoint3minmaxfourth
optimforsmallexpimp.3 = function(x,B0,sigmau,theta,points){
  return(100000*expectedimprovement2DMC4(x,B0,sigmau,theta,points))
}
possnewmax3minmaxfourth = optim(c(3,6),optimforsmallexpimp.3,B0=0,sigmau=0.6,theta=1.85,points=minmax3points,method="L-BFGS-B",lower=rep(-0.5,2),upper=rep((3*pi)+0.5,2))
possnewmax3minmaxfourth
filled.contour(x = seq(-0.5,(3*pi)+0.5,length.out=40),
               y = seq(-0.5,(3*pi)+0.5,length.out=40), 
               z = -sequem3accmatminmaxfourth,
               col = topo.colors(25,alpha=1.0),
               plot.title = title(main = expression(paste("Expected Improvement for Emulator with ",beta[0]==0,", ",sigma[u]==0.6,", ",theta==1.85)),
                                  xlab = expression(x[1]), ylab = expression(x[2])),
               plot.axes = {axis(1,seq(from=0,to=9,by=1))
                 axis(2,seq(from=0,to=9,by=1))
                 points(minmax3points,col="black",pch=19)
                 points(matrix(possnewmax3minmaxfourth$par,nrow=1,ncol=2),col="black",pch=4)})
newminmax3pointsfourth = rbind(minmax3points,possnewmax3minmaxfourth$par)
newminmax3pointsfourth
minmax3run2fourth = emumaxminfun(0,0.6,1.85,newminmax3pointsfourth)
filled.contour(x = seq(-0.5,(3*pi)+0.5,length.out=40),
               y = seq(-0.5,(3*pi)+0.5,length.out=40), 
               z = minmax3run2fourth[[2]],
               col = rainbow(25,alpha=0.95),
               plot.axes = {axis(1,seq(from=0,to=15,by=2))
                 axis(2,seq(from=0,to=15,by=2))
                 points(newminmax3pointsfourth,col="black",pch=19)},
               plot.title = title(main = expression(paste("Emulator Expectation for ",beta[0]==0,", ",sigma[u]==0.6,", ",theta==1.85)),
                                  xlab = expression(x[1]), ylab = expression(x[2])))
filled.contour(x = seq(-0.5,(3*pi)+0.5,length.out=40),
               y = seq(-0.5,(3*pi)+0.5,length.out=40), 
               z = sqrt(minmax3run2fourth[[3]]),
               col = rainbow(25,alpha=0.95),
               plot.axes = {axis(1,seq(from=0,to=15,by=2))
                 axis(2,seq(from=0,to=15,by=2))
                 points(newminmax3pointsfourth,col="black",pch=19)},
               plot.title = title(main = "Emulator Standard Deviation",
                                  xlab = expression(x[1]), ylab = expression(x[2])))
sequem3accminmaxfourth.2 = mapply(expectedimprovement2DMC4,as.data.frame(t(sequemminmax)),MoreArgs = list(B0=0,sigmau=0.6,theta=1.85,points=newminmax3pointsfourth))
sequem3accmatminmaxfourth.2 = matrix(sequem3accminmaxfourth.2,40)
filled.contour(x = seq(-0.5,(3*pi)+0.5,length.out=40),
               y = seq(-0.5,(3*pi)+0.5,length.out=40), 
               z = -sequem3accmatminmaxfourth.2,
               col = topo.colors(28,alpha=1.0),
               plot.title = title(main = expression(paste("Expected Improvement for Emulator with ",beta[0]==0,", ",sigma[u]==0.6,", ",theta==1.85)),
                                  xlab = expression(x[1]), ylab = expression(x[2])),
               plot.axes = {axis(1,seq(from=0,to=15,by=2))
                 axis(2,seq(from=0,to=15,by=2))
                 points(newminmax3pointsfourth,col="black",pch=19)})
startpoint3minmaxfourth.2 = newminmax3pointsfourth[which(minmax3run2fourth[[5]]==max(minmax3run2fourth[[5]])),]
startpoint3minmaxfourth.2
optimforsmallexpimp.2 = function(x,B0,sigmau,theta,points){
  return(1000000*expectedimprovement2DMC4(x,B0,sigmau,theta,points))
}
possnewmax3minmaxfourth.2 = optim(c(2,8),optimforsmallexpimp,B0=0,sigmau=0.6,theta=1.85,points=newminmax3pointsfourth,method="L-BFGS-B",lower=rep(-0.5,2),upper=rep((3*pi)+0.5,2))
possnewmax3minmaxfourth.2
filled.contour(x = seq(-0.5,(3*pi)+0.5,length.out=40),
               y = seq(-0.5,(3*pi)+0.5,length.out=40), 
               z = -sequem3accmatminmaxfourth.2,
               col = topo.colors(28,alpha=1.0),
               plot.title = title(main = expression(paste("Expected Improvement for Emulator with ",beta[0]==0,", ",sigma[u]==0.6,", ",theta==1.85)),
                                  xlab = expression(x[1]), ylab = expression(x[2])),
               plot.axes = {axis(1,seq(from=0,to=9,by=1))
                 axis(2,seq(from=0,to=9,by=1))
                 points(newminmax3pointsfourth,col="black",pch=19)
                 points(matrix(possnewmax3minmaxfourth.2$par,nrow=1,ncol=2),col="black",pch=4)})
newminmax3pointsfourth.2 = rbind(newminmax3pointsfourth,possnewmax3minmaxfourth.2$par)
newminmax3pointsfourth.2
minmax3run3fourth = emumaxminfun(0,0.6,1.85,newminmax3pointsfourth.2)
filled.contour(x = seq(-0.5,(3*pi)+0.5,length.out=40),
               y = seq(-0.5,(3*pi)+0.5,length.out=40), 
               z = minmax3run3fourth[[2]],
               col = rainbow(25,alpha=0.95),
               plot.title = title(main = expression(paste("Emulator Expectation for ",beta[0]==0,", ",sigma[u]==0.6,", ",theta==1.85)),
                                  xlab = expression(x[1]), ylab = expression(x[2])))
filled.contour(x = seq(-0.5,(3*pi)+0.5,length.out=40),
               y = seq(-0.5,(3*pi)+0.5,length.out=40), 
               z = sqrt(minmax3run3fourth[[3]]),
               col = rainbow(25,alpha=0.95),
               plot.axes = {axis(1,seq(from=0,to=15,by=2))
                 axis(2,seq(from=0,to=15,by=2))
                 points(newminmax3pointsfourth.2,col="black",pch=19)},
               plot.title = title(main = "Emulator Standard Deviation",
                                  xlab = expression(x[1]), ylab = expression(x[2])))
sequem3accminmaxfourth.3 = mapply(expectedimprovement2DMC4,as.data.frame(t(sequemminmax)),MoreArgs = list(B0=0,sigmau=0.6,theta=1.85,points=newminmax3pointsfourth.2))
sequem3accmatminmaxfourth.3 = matrix(sequem3accminmaxfourth.3,40)
filled.contour(x = seq(-0.5,(3*pi)+0.5,length.out=40),
               y = seq(-0.5,(3*pi)+0.5,length.out=40), 
               z = -sequem3accmatminmaxfourth.3,
               col = topo.colors(28,alpha=1.0),
               plot.title = title(main = expression(paste("Expected Improvement for Emulator with ",beta[0]==0,", ",sigma[u]==0.6,", ",theta==1.85)),
                                  xlab = expression(x[1]), ylab = expression(x[2])),
               plot.axes = {axis(1,seq(from=0,to=15,by=2))
                 axis(2,seq(from=0,to=15,by=2))
                 points(newminmax3pointsfourth.2,col="black",pch=19)})
startpoint3minmaxfourth.3 = newminmax3pointsfourth.2[which(minmax3run3fourth[[5]]==max(minmax3run3fourth[[5]])),]
startpoint3minmaxfourth.3
possnewmax3minmaxfourth.3 = optim(startpoint3minmaxfourth.3,optimforsmallexpimp,B0=0,sigmau=0.6,theta=1.85,points=newminmax3pointsfourth.2,method="L-BFGS-B",lower=rep(-0.5,2),upper=rep((3*pi)+0.5,2))
possnewmax3minmaxfourth.3
filled.contour(x = seq(-0.5,(3*pi)+0.5,length.out=40),
               y = seq(-0.5,(3*pi)+0.5,length.out=40), 
               z = -sequem3accmatminmaxfourth.3,
               col = topo.colors(28,alpha=1.0),
               plot.title = title(main = expression(paste("Expected Improvement for Emulator with ",beta[0]==0,", ",sigma[u]==0.6,", ",theta==1.85)),
                                  xlab = expression(x[1]), ylab = expression(x[2])),
               plot.axes = {axis(1,seq(from=0,to=9,by=1))
                 axis(2,seq(from=0,to=9,by=1))
                 points(newminmax3pointsfourth.2,col="black",pch=19)
                 points(matrix(possnewmax3minmaxfourth.3$par,nrow=1,ncol=2),col="black",pch=4)})
newminmax3pointsfourth.3 = rbind(newminmax3pointsfourth.2,possnewmax3minmaxfourth.3$par)
newminmax3pointsfourth.3
minmax3run4fourth = emumaxminfun(0,0.6,1.85,newminmax3pointsfourth.3)
filled.contour(x = seq(-0.5,(3*pi)+0.5,length.out=40),
               y = seq(-0.5,(3*pi)+0.5,length.out=40), 
               z = minmax3run4fourth[[2]],
               col = rainbow(25,alpha=0.95),
               plot.title = title(main = expression(paste("Emulator Expectation for ",beta[0]==0,", ",sigma[u]==0.6,", ",theta==1.85)),
                                  xlab = expression(x[1]), ylab = expression(x[2])))
filled.contour(x = seq(-0.5,(3*pi)+0.5,length.out=40),
               y = seq(-0.5,(3*pi)+0.5,length.out=40), 
               z = sqrt(minmax3run4fourth[[3]]),
               col = rainbow(25,alpha=0.95),
               plot.axes = {axis(1,seq(from=0,to=15,by=2))
                 axis(2,seq(from=0,to=15,by=2))
                 points(newminmax3pointsfourth.3,col="black",pch=19)},
               plot.title = title(main = "Emulator Standard Deviation",
                                  xlab = expression(x[1]), ylab = expression(x[2])))
sequem3accminmaxfourth.4 = mapply(expectedimprovement2DMC4,as.data.frame(t(sequemminmax)),MoreArgs = list(B0=0,sigmau=0.6,theta=1.85,points=newminmax3pointsfourth.3))
sequem3accmatminmaxfourth.4 = matrix(sequem3accminmaxfourth.4,40)
filled.contour(x = seq(-0.5,(3*pi)+0.5,length.out=40),
               y = seq(-0.5,(3*pi)+0.5,length.out=40), 
               z = -sequem3accmatminmaxfourth.4,
               col = topo.colors(28,alpha=1.0),
               plot.title = title(main = expression(paste("Expected Improvement for Emulator with ",beta[0]==0,", ",sigma[u]==0.6,", ",theta==1.85)),
                                  xlab = expression(x[1]), ylab = expression(x[2])),
               plot.axes = {axis(1,seq(from=0,to=15,by=2))
                 axis(2,seq(from=0,to=15,by=2))
                 points(newminmax3pointsfourth.3,col="black",pch=19)})

###################################################################################################
